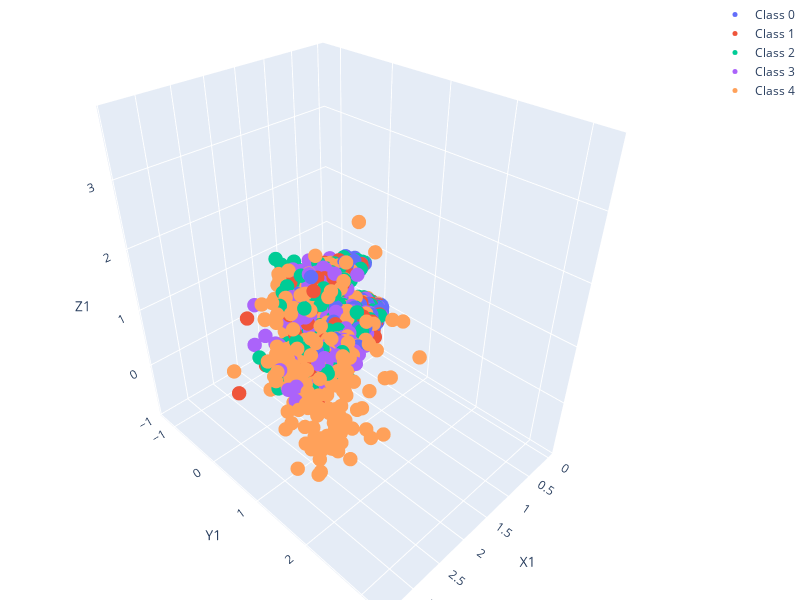

The notebook cell this image was saved under:
### Code cell
import torch
# import numpy as np
# import matplotlib.pyplot as plt

# from datasets import get_dataset
from basics import train, get_data, accuracy
from extensions import ExtendedData
from torch_geometric.datasets import StochasticBlockModelDataset
from synthetic_data import SBM
# import torch_geometric.utils 
from np_gnn.models import NPGNN
# from optimize import evaluate_model, evaluate_params

# import platform
# platform.system()
device = torch.device('cuda' if torch.cuda.is_available() else 'cpu')

n = 1200
# Create a symmetric tensor with p on the diagonal and q off diagonal

p = 0.1
q = 0.02
K = 3

# Create a tensor filled with q
B = torch.full((K, K), q)
# Fill the diagonal with p
for i in range(K):
    B[i, i] = p

B = B * 0.1

data = StochasticBlockModelDataset('data/SBM', [n//3, n//3, n//3], B, num_channels=3, class_sep=.1)[0]
# data = SBM('data/SBM', [n//3, n//3, n//3], B, num_channels=3, class_sep=2)[0]

# data = get_data('squirrel')

data = ExtendedData.from_dict(data.to_dict())
data.create_masks('balanced')
# data.to('cpu')

# Print mean degree
print(torch.mean(data.get_degrees()))
data.plot_features_3d(use_svd=True)

### Figure 1 — Plotly figure (JSON) as saved in the notebook; plotly's stock layout.template omitted (floating-point values rounded to 4 significant figures; data arrays with more than 128 entries replaced by an {"elided": "..."} marker saying what was removed)
{"data": [{"marker": {"size": 5}, "mode": "markers", "name": "Class 0", "type": "scatter3d", "x": {"elided": "1042 float values"}, "y": {"elided": "1042 float values"}, "z": {"elided": "1042 float values"}}, {"marker": {"size": 5}, "mode": "markers", "name": "Class 1", "type": "scatter3d", "x": {"elided": "1040 float values"}, "y": {"elided": "1040 float values"}, "z": {"elided": "1040 float values"}}, {"marker": {"size": 5}, "mode": "markers", "name": "Class 2", "type": "scatter3d", "x": {"elided": "1039 float values"}, "y": {"elided": "1039 float values"}, "z": {"elided": "1039 float values"}}, {"marker": {"size": 5}, "mode": "markers", "name": "Class 3", "type": "scatter3d", "x": {"elided": "1040 float values"}, "y": {"elided": "1040 float values"}, "z": {"elided": "1040 float values"}}, {"marker": {"size": 5}, "mode": "markers", "name": "Class 4", "type": "scatter3d", "x": {"elided": "1040 float values"}, "y": {"elided": "1040 float values"}, "z": {"elided": "1040 float values"}}], "layout": {"height": 600, "margin": {"b": 0, "l": 0, "r": 0, "t": 0}, "scene": {"xaxis": {"title": {"text": "X1"}}, "yaxis": {"title": {"text": "Y1"}}, "zaxis": {"title": {"text": "Z1"}}}, "width": 800}}
